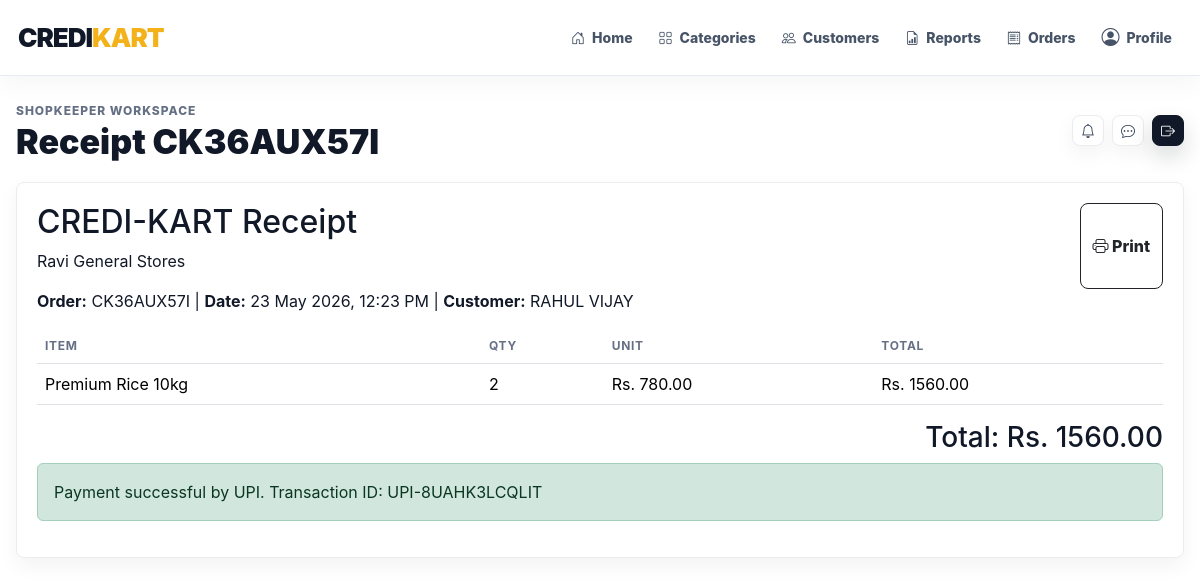
The app's page /orders/4/receipt/ (signed in) with its own data.
### accounts/models.py (models this page shows, shortened)
class User(AbstractUser):
    ADMIN = 'admin'
    SHOPKEEPER = 'shopkeeper'
    CUSTOMER = 'customer'
    ROLE_CHOICES = (
        (ADMIN, 'Admin'),
        (SHOPKEEPER, 'Shopkeeper'),
        (CUSTOMER, 'Customer'),
    )
    role = models.CharField(max_length=20, choices=ROLE_CHOICES, default=CUSTOMER)
    phone = models.CharField(max_length=20, blank=True)
    address = models.TextField(blank=True)
    is_approved = models.BooleanField(default=True)
    created_at = models.DateTimeField(auto_now_add=True)
    @property
    def is_platform_admin(self):
        return self.is_superuser or self.role == self.ADMIN
    @property
    def is_shopkeeper(self):
        return self.role == self.SHOPKEEPER
    @property
    def is_customer(self):
        return self.role == self.CUSTOMER

class Shopkeeper(models.Model):
    user = models.OneToOneField(User, on_delete=models.CASCADE, related_name='shopkeeper_profile')
    shop_name = models.CharField(max_length=120)
    business_registration = models.CharField(max_length=80, blank=True)
    licence_document = models.FileField(upload_to='shopkeeper_licences/', blank=True, null=True)
    credit_limit = models.DecimalField(max_digits=12, decimal_places=2, default=0)
    city = models.CharField(max_length=80, blank=True)
    is_active = models.BooleanField(default=True)
    created_at = models.DateTimeField(auto_now_add=True)

### orders/models.py (models this page shows, shortened)
class Order(models.Model):
    READY = 'ready'
    PAY_LATER = 'pay_later'
    PAYMENT_CHOICES = ((READY, 'Ready Payment'), (PAY_LATER, 'Pay Later'))
    UPI = 'upi'
    CARD = 'card'
    PAYMENT_METHOD_CHOICES = ((UPI, 'UPI'), (CARD, 'Card'))
    PAYMENT_PENDING = 'pending'
    PAYMENT_PAID = 'paid'
    PAYMENT_CREDIT = 'credit'
    PAYMENT_STATUS_CHOICES = (
        (PAYMENT_PENDING, 'Pending'),
        (PAYMENT_PAID, 'Paid'),
        (PAYMENT_CREDIT, 'Pay Later'),
    )
    PENDING = 'pending'
    COMPLETED = 'completed'
    CANCELLED = 'cancelled'
    STATUS_CHOICES = ((PENDING, 'Pending'), (COMPLETED, 'Completed'), (CANCELLED, 'Cancelled'))
    customer = models.ForeignKey('customers.Customer', on_delete=models.CASCADE, related_name='orders')
    shopkeeper = models.ForeignKey('accounts.Shopkeeper', on_delete=models.CASCADE, related_name='orders')
    order_number = models.CharField(max_length=20, unique=True)
    payment_type = models.CharField(max_length=20, choices=PAYMENT_CHOICES)
    payment_method = models.CharField(max_length=20, choices=PAYMENT_METHOD_CHOICES, blank=True)
    payment_status = models.CharField(max_length=20, choices=PAYMENT_STATUS_CHOICES, default=PAYMENT_PENDING)
    payment_reference = models.CharField(max_length=100, blank=True)
    status = models.CharField(max_length=20, choices=STATUS_CHOICES, default=COMPLETED)
    total_amount = models.DecimalField(max_digits=12, decimal_places=2)
    due_date = models.DateField(null=True, blank=True)
    notes = models.TextField(blank=True)
    created_at = models.DateTimeField(auto_now_add=True)
    class Meta:
        ordering = ['-created_at']

class OrderItem(models.Model):
    order = models.ForeignKey(Order, on_delete=models.CASCADE, related_name='items')
    product = models.ForeignKey('products.Product', on_delete=models.PROTECT, related_name='order_items')
    product_name = models.CharField(max_length=140)
    unit_price = models.DecimalField(max_digits=10, decimal_places=2)
    quantity = models.PositiveIntegerField()
    line_total = models.DecimalField(max_digits=12, decimal_places=2)

### customers/models.py (models this page shows)
class Customer(models.Model):
    user = models.OneToOneField(settings.AUTH_USER_MODEL, on_delete=models.CASCADE, related_name='customer_profile')
    shopkeeper = models.ForeignKey(
        'accounts.Shopkeeper',
        on_delete=models.SET_NULL,
        null=True,
        blank=True,
        related_name='customers',
    )
    credit_limit = models.DecimalField(max_digits=12, decimal_places=2, default=5000)
    outstanding_balance = models.DecimalField(max_digits=12, decimal_places=2, default=0)
    city = models.CharField(max_length=80, blank=True)
    created_at = models.DateTimeField(auto_now_add=True)
    def __str__(self):
        return self.user.get_full_name() or self.user.username

### orders/views.py (the view)
# urls.py: path('<int:pk>/receipt/', views.receipt, name='receipt'),
@login_required
def receipt(request, pk):
    order = get_object_or_404(Order.objects.select_related('customer__user', 'shopkeeper'), pk=pk)
    if request.user.is_customer and order.customer != request.user.customer_profile:
        messages.error(request, 'You cannot view this receipt.')
        return redirect('orders:list')
    if request.user.is_shopkeeper and order.shopkeeper != request.user.shopkeeper_profile:
        messages.error(request, 'You cannot view this receipt.')
        return redirect('orders:list')
    return render(request, 'orders/receipt.html', {'order': order})

### templates/orders/receipt.html
{% extends 'base.html' %}
{% block page_title %}Receipt {{ order.order_number }}{% endblock %}
{% block content %}
<section class="panel receipt">
  <div class="d-flex justify-content-between"><div><h2>CREDI-KART Receipt</h2><p>{{ order.shopkeeper.shop_name }}</p></div><button onclick="window.print()" class="btn btn-outline-dark print-hide"><i class="bi bi-printer"></i> Print</button></div>
  <p><strong>Order:</strong> {{ order.order_number }} | <strong>Date:</strong> {{ order.created_at|date:'d M Y, h:i A' }} | <strong>Customer:</strong> {{ order.customer }}</p>
  <table class="table"><thead><tr><th>Item</th><th>Qty</th><th>Unit</th><th>Total</th></tr></thead><tbody>{% for item in order.items.all %}<tr><td>{{ item.product_name }}</td><td>{{ item.quantity }}</td><td>Rs. {{ item.unit_price }}</td><td>Rs. {{ item.line_total }}</td></tr>{% endfor %}</tbody></table>
  <h3 class="text-end">Total: Rs. {{ order.total_amount }}</h3>
  {% if order.payment_type == 'pay_later' %}
    <p class="alert alert-warning">Pay-later due date: {{ order.due_date }}</p>
  {% else %}
    <p class="alert alert-success">Payment successful by {{ order.get_payment_method_display }}. Transaction ID: {{ order.payment_reference }}</p>
  {% endif %}
</section>
{% endblock %}

### templates/base.html (shortened to what this page needs)
{% load static %}
<!doctype html>
<html lang="en">
<head>
  <link href="https://cdn.jsdelivr.net/npm/bootstrap@5.3.3/dist/css/bootstrap.min.css" rel="stylesheet">
  <link href="https://cdn.jsdelivr.net/npm/bootstrap-icons@1.11.3/font/bootstrap-icons.css" rel="stylesheet">
  <link href="{% static 'css/app.css' %}" rel="stylesheet">
</head>
<body class="{% if user.is_authenticated %}app-body{% else %}auth-body{% endif %}">
{% if user.is_authenticated %}
<div class="app-shell">
  <header class="site-navbar">
    <a class="brand" href="{% url 'dashboard:home' %}">CREDI<span>KART</span></a>
    <nav class="primary-nav" aria-label="Primary navigation">
      <a class="nav-link" href="{% url 'dashboard:home' %}"><i class="bi bi-house-door"></i>Home</a>
      {% if user.is_shopkeeper %}
        <a class="nav-link" href="{% url 'products:list' %}"><i class="bi bi-grid"></i>Categories</a>
        <a class="nav-link" href="{% url 'customers:list' %}"><i class="bi bi-people"></i>Customers</a>
        <a class="nav-link" href="{% url 'reports:shop' %}"><i class="bi bi-file-earmark-bar-graph"></i>Reports</a>
      {% endif %}
      <a class="nav-link" href="{% url 'orders:list' %}"><i class="bi bi-receipt"></i>Orders</a>
      <a class="nav-link nav-icon-link" href="{% url 'accounts:profile' %}"><i class="bi bi-person-circle"></i>Profile</a>
    </nav>
  </header>
  <main class="content">
    <header class="topbar app-container">
      <div>
        <p class="eyebrow mb-1">{{ user.get_role_display|default:'Admin' }} Workspace</p>
        <h1>{% block page_title %}Dashboard{% endblock %}</h1>
      </div>
      <div class="d-flex align-items-center gap-2">
        <a class="btn btn-soft btn-sm" href="{% url 'notifications:list' %}"><i class="bi bi-bell"></i></a>
        <a class="btn btn-soft btn-sm" href="{% url 'chat_system:inbox' %}"><i class="bi bi-chat-dots"></i></a>
        <form method="post" action="{% url 'accounts:logout' %}">{% csrf_token %}
          <button class="btn btn-dark btn-sm"><i class="bi bi-box-arrow-right"></i></button>
        </form>
      </div>
    </header>
    <div class="app-container page-transition">
      {% block content %}{% endblock %}
    </div>
  </main>
</div>
{% else %}
  {% block auth_content %}{% endblock %}
{% endif %}
</body>
</html>

### static/css/app.css (style rules this page uses)
:root { --ink: #111827; --muted: #667085; --line: #eaecf0; --panel: #ffffff; --canvas: #ffffff; --blue: #111827; --blue-strong: #030712; --blue-soft: #f3f4f6; --green: #10a310; --green-strong: #0b7f10; --green-soft: #ecfdf3; --gold: #f3b21a; --gold-soft: #fff7df; --rose-soft: #fff0f1; --shadow-sm: 0 8px 20px rgba(17, 24, 39, .05); --shadow-md: 0 20px 48px rgba(17, 24, 39, .08); --radius: 8px; }
* { box-sizing: border-box; }
html { scroll-behavior: smooth; }
body { margin: 0; color: var(--ink); background: var(--canvas); font-family: Inter, Manrope, Poppins, system-ui, -apple-system, BlinkMacSystemFont, "Segoe UI", sans-serif; letter-spacing: 0; }
a { color: inherit; text-decoration: none; }
.app-body { background: #fff; }
.app-shell { min-height: 100vh; }
.app-container { width: min(1180px, calc(100% - 32px)); margin: 0 auto; }
.site-navbar { position: sticky; top: 0; z-index: 50; display: flex; align-items: center; justify-content: space-between; gap: 22px; min-height: 76px; padding: 14px max(18px, calc((100vw - 1180px) / 2)); background: rgba(255, 255, 255, .94); border-bottom: 1px solid rgba(226, 232, 240, .82); box-shadow: 0 8px 26px rgba(15, 23, 42, .04); backdrop-filter: blur(18px); }
.brand { display: inline-flex; align-items: center; gap: 0; color: var(--blue); font-size: 26px; font-weight: 900; letter-spacing: -1px; white-space: nowrap; }
.brand span { color: var(--gold); }
.primary-nav { display: flex; align-items: center; justify-content: flex-end; gap: 6px; flex-wrap: wrap; }
.primary-nav .nav-link { position: relative; display: inline-flex; align-items: center; gap: 7px; min-height: 40px; padding: 9px 10px; border-radius: var(--radius); color: #475467; font-size: 14px; font-weight: 760; transition: color .2s ease, background .2s ease, transform .2s ease; }
.primary-nav .nav-link::after { content: ""; position: absolute; left: 10px; right: 10px; bottom: 4px; height: 2px; border-radius: 99px; background: var(--gold); transform: scaleX(0); transform-origin: left; transition: transform .2s ease; }
.nav-icon-link i { font-size: 18px; }
.content { padding: 26px 0 44px; min-width: 0; }
.topbar { display: flex; justify-content: space-between; align-items: center; gap: 16px; margin-bottom: 22px; }
.topbar h1 { font-size: clamp(24px, 3vw, 34px); line-height: 1.05; margin: 0; font-weight: 860; }
.eyebrow { color: var(--muted); font-size: 12px; text-transform: uppercase; font-weight: 850; letter-spacing: .08em; }
.btn { border-radius: var(--radius); font-weight: 760; transition: transform .2s ease, box-shadow .2s ease, background .2s ease, border-color .2s ease; }
.btn-dark { border-color: var(--ink); background: var(--ink); box-shadow: 0 10px 22px rgba(17, 24, 39, .16); }
.btn-soft { background: #fff; border: 1px solid var(--line); color: #334155; box-shadow: var(--shadow-sm); }
.panel, .item-card { background: #fff; border: 1px solid var(--line); border-radius: var(--radius); padding: 20px; box-shadow: var(--shadow-sm); }
.table { --bs-table-bg: transparent; }
.table th { color: var(--muted); font-size: 12px; text-transform: uppercase; letter-spacing: .06em; }
.page-transition { animation: pageIn .42s ease both; }

### records on screen
User: role "SHOPKEEPER"
Order: order_number "CK36AUX57I", shopkeeper.shop_name "Ravi General Stores", created_at "23 May 2026, 12:23 PM", customer "RAHUL VIJAY", total_amount "1560.00", payment_method "UPI", payment_reference "UPI-8UAHK3LCQLIT"
OrderItem: product_name "Premium Rice 10kg", quantity "2", unit_price "780.00", line_total "1560.00"
